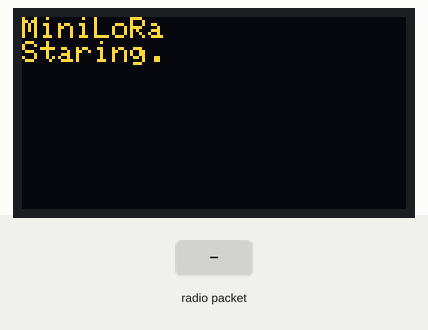
The sketch below on a simulated Arduino Uno, built with avr-gcc and run on an emulated ATmega328P. Shown: 128×64 one-colour display. The inputs (shaded band) are chosen by the test bench. The OLED is the two-colour kind (top 16 rows yellow); the display library's start-up logo is not drawn; no radio packets arrive unless stated; what the sketch prints to the serial monitor is not drawn.

Above: at 6.4 s.
6.5 s: radio packet "1" arrives
At 7.5 s:
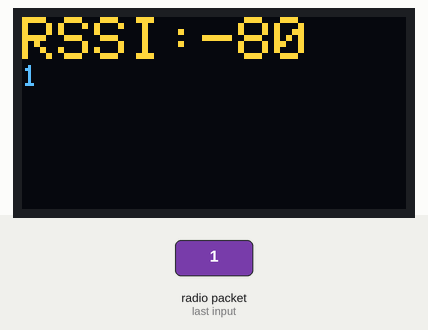
8.0 s: radio packet "0" arrives
At 8.7 s:
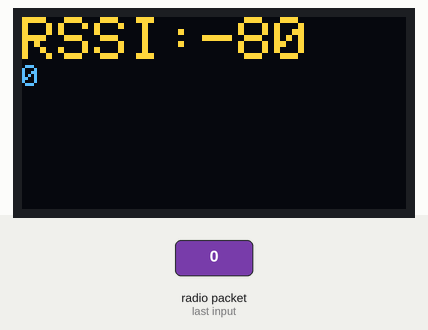
9.5 s: radio packet "2" arrives
Timing chart, 0 to 12.5 s (numbered marks = the images above; inputs shaded):
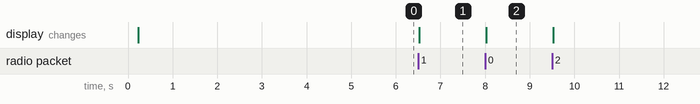

Measured:
- after the input at 6.5 s, the display: changes at once (image 1)
- after the input at 8.0 s, the display: changes at once (image 2)

The sketch:

LoRa_Node_Receiver_125KHZ_V2.ino
```cpp
#include "SPI.h"
#include <LoRa.h>
#include <Wire.h>
#include <Adafruit_GFX.h>
#include <Adafruit_SSD1306.h>

#define OLED_RESET 4
Adafruit_SSD1306 display(OLED_RESET);

#define NUMFLAKES 10
#define XPOS 0
#define YPOS 1
#define DELTAY 2

String istring;
void setup() {
  display.begin(SSD1306_SWITCHCAPVCC, 0x3c);
  Serial.begin(9600);
  display.display();
 // while (!Serial);
  Serial.println(F("LoRa Receiver"));
 // LoRa.setTxPower(17);

  if (!LoRa.begin(915E6)) {
    Serial.println(F("Starting LoRa failed!"));
    while (1);
  }
  // Bandwidth
  LoRa.setSignalBandwidth(125E3);
  delay(100);
  Serial.println(F("MiniLoRa"));
  display.clearDisplay();
  display.display();
  display.setTextSize(1);
  display.setTextColor(WHITE);
  display.println(F("MiniLoRa"));
  display.println(F("Staring."));
  display.display();
  delay(5000);
}

void loop() {
  display.clearDisplay();
  istring="";
  char c;
  // try to parse packet
  int packetSize = LoRa.parsePacket();
  if (packetSize) {
    // received a packet

  Serial.print(F("Received packet, "));
  long rssi = LoRa.packetRssi();
   Serial.print(F("RSSI : "));
   Serial.println(rssi);
    display.setTextSize(2);
    display.setCursor(0,0);
    display.print(F("RSSI:"));
    display.println(rssi);
  //  display.println("");
  //  display.println("");
    // read packet
    while (LoRa.available()) {
       c= LoRa.read();
      istring=istring+c;
    }
    Serial.println(istring);
    display.setTextSize(1);
    display.println(istring);
    display.display();
    delay(1);
  }
}
```
